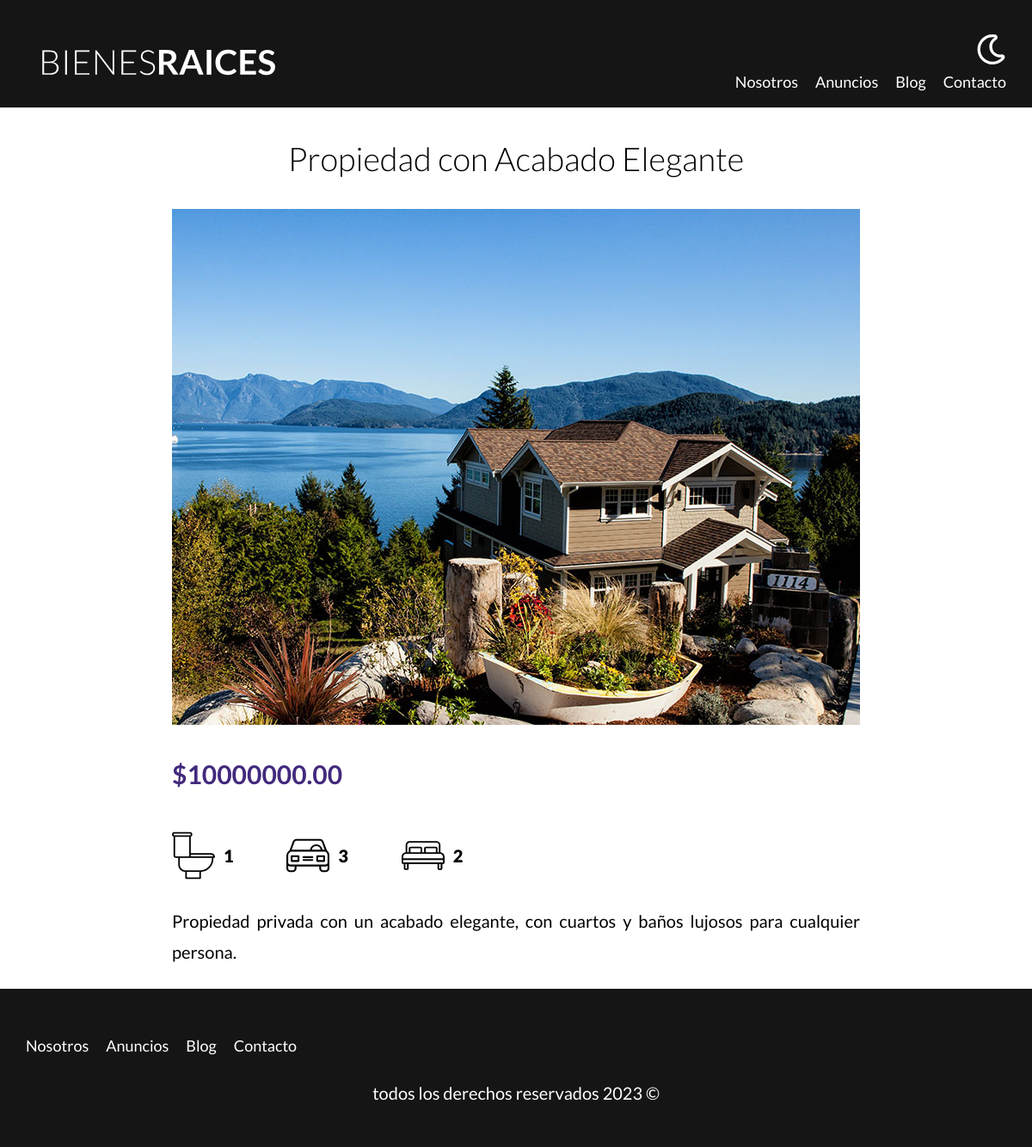
/anuncio.php?id=9, run on the app's committed database.
### tables this page shows
CREATE TABLE `propiedades` (
  `id` int NOT NULL AUTO_INCREMENT,
  `nombre` varchar(45) DEFAULT NULL,
  `precio` decimal(10,2) DEFAULT NULL,
  `imagen` varchar(200) DEFAULT NULL,
  `descripcion` longtext,
  `habitaciones` int DEFAULT NULL,
  `wc` int DEFAULT NULL,
  `estacionamiento` int DEFAULT NULL,
  `creado` date DEFAULT NULL,
  `vendedores_id` int NOT NULL,
  PRIMARY KEY (`id`),
  KEY `fk_propiedades_vendedores_idx` (`vendedores_id`),
  CONSTRAINT `fk_propiedades_vendedores` FOREIGN KEY (`vendedores_id`) REFERENCES `vendedores` (`id`)
);

### anuncio.php (the view, shortened to what this page needs)
<?php
    $id = $_GET['id'];
    $id = filter_var($id, FILTER_VALIDATE_INT);
    $db = connectDB();
    $query = "SELECT * FROM propiedades WHERE id = {$id}";
    $result = mysqli_query($db, $query);
    $property = mysqli_fetch_assoc($result);
?>
    <main class="container section content-center">
        <h1><?php echo $property['nombre']?></h1>
            <img loading="lazy" src="/img/<?php echo $property['imagen']?>" alt="property image">
        <div class="property-summary">
            <p class="price">$<?php echo $property['precio']?></p>
            <ul class="details-icons">
                <li>
                    <img loading="lazy" src="build/img/icono_wc.svg" alt="wc icon">
                    <p><?php echo $property['wc']?></p>
                </li>
                <li>
                    <img loading="lazy" src="build/img/icono_estacionamiento.svg" alt="parking icon">
                    <p><?php echo $property['estacionamiento']?></p>
                </li>
                <li>
                    <img loading="lazy" src="build/img/icono_dormitorio.svg" alt="room icon">
                    <p><?php echo $property['habitaciones']?></p>
                </li>
            </ul>
            <p><?php echo $property['descripcion']?></p>
        </div>
    </main>

### build/css/app.css (style rules this page uses)
html { -webkit-text-size-adjust:100%;line-height:1.15 }
body { margin:0 }
main { display:block }
h1 { font-size:2em;margin:.67em 0 }
img { border-style:none }
html { box-sizing:border-box;font-size:62.5% }
*,:after,:before { box-sizing:inherit }
body { font-family:Lato,sans-serif;font-size:1.6rem;line-height:1.8 }
p { color:#000;font-size:2rem }
.container { margin:0 auto;max-width:120rem;width:95% }
img,picture { display:block;width:100% }
h1,h2,h3 { font-family:Lato,sans-serif;font-weight:300;margin:2.5rem 0;text-align:center }
h1 { font-size:3.8rem }
.section { margin-bottom:2.5rem;margin-top:2.5rem }
.content-center { max-width:80rem }
.price { color:#42297d;font-size:3rem;font-weight:700 }
.details-icons { display:flex;list-style:none;max-width:40rem;padding:0 }
.details-icons li { display:flex;flex:1 }
.details-icons li img { flex:0 0 5rem;margin-right:1rem }
.details-icons li p { font-weight:900 }
.property-summary p { text-align:justify }

### data on the page
propiedades: nombre "Propiedad con Acabado Elegante", imagen (picture), precio "10000000.00", wc "1", estacionamiento "3", habitaciones "2", descripcion "Propiedad privada con un acabado elegante, con cuartos y baños lujosos para cualquier persona."
